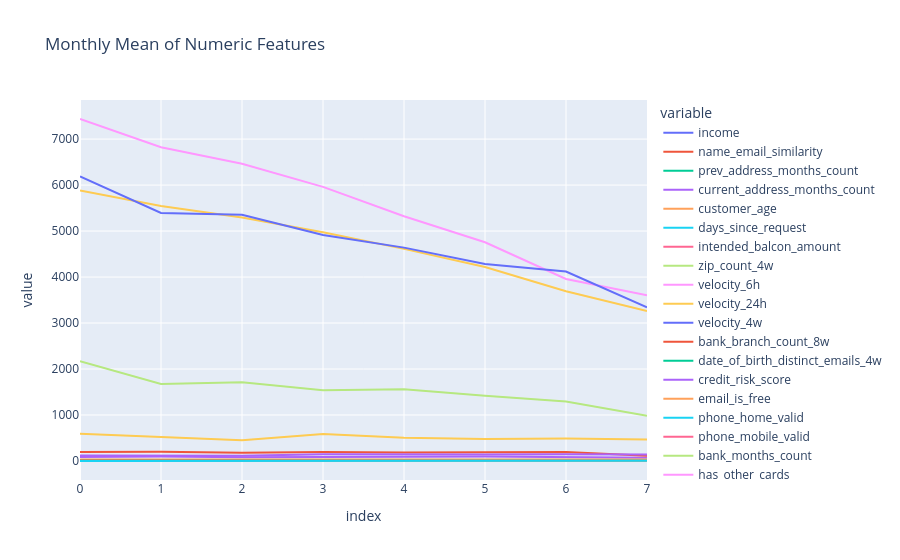

Notebook cell for this chart:
### Code cell
monthly_stats = df.groupby("month")[numeric_columns].mean()
px.line(monthly_stats, title="Monthly Mean of Numeric Features").show()

### Figure 1 — Plotly figure (JSON) as saved in the notebook; plotly's stock layout.template omitted (floating-point values rounded to 4 significant figures)
{"data": [{"hovertemplate": "variable=income<br>index=%{x}<br>value=%{y}<extra></extra>", "legendgroup": "income", "line": {"color": "#636efa", "dash": "solid"}, "marker": {"symbol": "circle"}, "mode": "lines", "name": "income", "orientation": "v", "showlegend": true, "type": "scatter", "x": [0, 1, 2, 3, 4, 5, 6, 7], "xaxis": "x", "y": [0.546, 0.5207, 0.4966, 0.5632, 0.5807, 0.58, 0.6264, 0.6175], "yaxis": "y"}, {"hovertemplate": "variable=name_email_similarity<br>index=%{x}<br>value=%{y}<extra></extra>", "legendgroup": "name_email_similarity", "line": {"color": "#EF553B", "dash": "solid"}, "marker": {"symbol": "circle"}, "mode": "lines", "name": "name_email_similarity", "orientation": "v", "showlegend": true, "type": "scatter", "x": [0, 1, 2, 3, 4, 5, 6, 7], "xaxis": "x", "y": [0.4803, 0.5263, 0.5361, 0.4859, 0.4904, 0.4738, 0.4628, 0.4848], "yaxis": "y"}, {"hovertemplate": "variable=prev_address_months_count<br>index=%{x}<br>value=%{y}<extra></extra>", "legendgroup": "prev_address_months_count", "line": {"color": "#00cc96", "dash": "solid"}, "marker": {"symbol": "circle"}, "mode": "lines", "name": "prev_address_months_count", "orientation": "v", "showlegend": true, "type": "scatter", "x": [0, 1, 2, 3, 4, 5, 6, 7], "xaxis": "x", "y": [18.0, 13.65, 18.44, 20.08, 16.52, 9.938, 15.1, 21.77], "yaxis": "y"}, {"hovertemplate": "variable=current_address_months_count<br>index=%{x}<br>value=%{y}<extra></extra>", "legendgroup": "current_address_months_count", "line": {"color": "#ab63fa", "dash": "solid"}, "marker": {"symbol": "circle"}, "mode": "lines", "name": "current_address_months_count", "orientation": "v", "showlegend": true, "type": "scatter", "x": [0, 1, 2, 3, 4, 5, 6, 7], "xaxis": "x", "y": [85.36, 100.4, 80.54, 79.24, 90.41, 95.4, 89.78, 70.57], "yaxis": "y"}, {"hovertemplate": "variable=customer_age<br>index=%{x}<br>value=%{y}<extra></extra>", "legendgroup": "customer_age", "line": {"color": "#FFA15A", "dash": "solid"}, "marker": {"symbol": "circle"}, "mode": "lines", "name": "customer_age", "orientation": "v", "showlegend": true, "type": "scatter", "x": [0, 1, 2, 3, 4, 5, 6, 7], "xaxis": "x", "y": [33.57, 33.09, 33.66, 34.43, 33.54, 33.56, 34.42, 33.07], "yaxis": "y"}, {"hovertemplate": "variable=days_since_request<br>index=%{x}<br>value=%{y}<extra></extra>", "legendgroup": "days_since_request", "line": {"color": "#19d3f3", "dash": "solid"}, "marker": {"symbol": "circle"}, "mode": "lines", "name": "days_since_request", "orientation": "v", "showlegend": true, "type": "scatter", "x": [0, 1, 2, 3, 4, 5, 6, 7], "xaxis": "x", "y": [0.7217, 1.346, 1.512, 0.9964, 1.142, 0.6399, 0.8601, 0.8843], "yaxis": "y"}, {"hovertemplate": "variable=intended_balcon_amount<br>index=%{x}<br>value=%{y}<extra></extra>", "legendgroup": "intended_balcon_amount", "line": {"color": "#FF6692", "dash": "solid"}, "marker": {"symbol": "circle"}, "mode": "lines", "name": "intended_balcon_amount", "orientation": "v", "showlegend": true, "type": "scatter", "x": [0, 1, 2, 3, 4, 5, 6, 7], "xaxis": "x", "y": [10.32, 8.377, 9.041, 10.34, 7.248, 7.723, 9.575, 5.617], "yaxis": "y"}, {"hovertemplate": "variable=zip_count_4w<br>index=%{x}<br>value=%{y}<extra></extra>", "legendgroup": "zip_count_4w", "line": {"color": "#B6E880", "dash": "solid"}, "marker": {"symbol": "circle"}, "mode": "lines", "name": "zip_count_4w", "orientation": "v", "showlegend": true, "type": "scatter", "x": [0, 1, 2, 3, 4, 5, 6, 7], "xaxis": "x", "y": [2169.0, 1676.0, 1714.0, 1541.0, 1561.0, 1418.0, 1296.0, 985.6], "yaxis": "y"}, {"hovertemplate": "variable=velocity_6h<br>index=%{x}<br>value=%{y}<extra></extra>", "legendgroup": "velocity_6h", "line": {"color": "#FF97FF", "dash": "solid"}, "marker": {"symbol": "circle"}, "mode": "lines", "name": "velocity_6h", "orientation": "v", "showlegend": true, "type": "scatter", "x": [0, 1, 2, 3, 4, 5, 6, 7], "xaxis": "x", "y": [7437.0, 6821.0, 6465.0, 5960.0, 5323.0, 4756.0, 3959.0, 3605.0], "yaxis": "y"}, {"hovertemplate": "variable=velocity_24h<br>index=%{x}<br>value=%{y}<extra></extra>", "legendgroup": "velocity_24h", "line": {"color": "#FECB52", "dash": "solid"}, "marker": {"symbol": "circle"}, "mode": "lines", "name": "velocity_24h", "orientation": "v", "showlegend": true, "type": "scatter", "x": [0, 1, 2, 3, 4, 5, 6, 7], "xaxis": "x", "y": [5882.0, 5545.0, 5294.0, 4973.0, 4613.0, 4219.0, 3692.0, 3261.0], "yaxis": "y"}, {"hovertemplate": "variable=velocity_4w<br>index=%{x}<br>value=%{y}<extra></extra>", "legendgroup": "velocity_4w", "line": {"color": "#636efa", "dash": "solid"}, "marker": {"symbol": "circle"}, "mode": "lines", "name": "velocity_4w", "orientation": "v", "showlegend": true, "type": "scatter", "x": [0, 1, 2, 3, 4, 5, 6, 7], "xaxis": "x", "y": [6189.0, 5392.0, 5356.0, 4914.0, 4640.0, 4285.0, 4119.0, 3344.0], "yaxis": "y"}, {"hovertemplate": "variable=bank_branch_count_8w<br>index=%{x}<br>value=%{y}<extra></extra>", "legendgroup": "bank_branch_count_8w", "line": {"color": "#EF553B", "dash": "solid"}, "marker": {"symbol": "circle"}, "mode": "lines", "name": "bank_branch_count_8w", "orientation": "v", "showlegend": true, "type": "scatter", "x": [0, 1, 2, 3, 4, 5, 6, 7], "xaxis": "x", "y": [197.4, 201.5, 177.4, 194.9, 183.5, 193.5, 194.0, 116.5], "yaxis": "y"}, {"hovertemplate": "variable=date_of_birth_distinct_emails_4w<br>index=%{x}<br>value=%{y}<extra></extra>", "legendgroup": "date_of_birth_distinct_emails_4w", "line": {"color": "#00cc96", "dash": "solid"}, "marker": {"symbol": "circle"}, "mode": "lines", "name": "date_of_birth_distinct_emails_4w", "orientation": "v", "showlegend": true, "type": "scatter", "x": [0, 1, 2, 3, 4, 5, 6, 7], "xaxis": "x", "y": [11.57, 10.39, 10.18, 9.625, 9.459, 8.659, 7.78, 7.393], "yaxis": "y"}, {"hovertemplate": "variable=credit_risk_score<br>index=%{x}<br>value=%{y}<extra></extra>", "legendgroup": "credit_risk_score", "line": {"color": "#ab63fa", "dash": "solid"}, "marker": {"symbol": "circle"}, "mode": "lines", "name": "credit_risk_score", "orientation": "v", "showlegend": true, "type": "scatter", "x": [0, 1, 2, 3, 4, 5, 6, 7], "xaxis": "x", "y": [117.3, 109.0, 111.5, 145.9, 137.0, 142.3, 148.2, 142.1], "yaxis": "y"}, {"hovertemplate": "variable=email_is_free<br>index=%{x}<br>value=%{y}<extra></extra>", "legendgroup": "email_is_free", "line": {"color": "#FFA15A", "dash": "solid"}, "marker": {"symbol": "circle"}, "mode": "lines", "name": "email_is_free", "orientation": "v", "showlegend": true, "type": "scatter", "x": [0, 1, 2, 3, 4, 5, 6, 7], "xaxis": "x", "y": [0.5715, 0.5879, 0.5288, 0.5523, 0.4901, 0.5174, 0.4705, 0.4972], "yaxis": "y"}, {"hovertemplate": "variable=phone_home_valid<br>index=%{x}<br>value=%{y}<extra></extra>", "legendgroup": "phone_home_valid", "line": {"color": "#19d3f3", "dash": "solid"}, "marker": {"symbol": "circle"}, "mode": "lines", "name": "phone_home_valid", "orientation": "v", "showlegend": true, "type": "scatter", "x": [0, 1, 2, 3, 4, 5, 6, 7], "xaxis": "x", "y": [0.4126, 0.4231, 0.3604, 0.3465, 0.4001, 0.5066, 0.4475, 0.4836], "yaxis": "y"}, {"hovertemplate": "variable=phone_mobile_valid<br>index=%{x}<br>value=%{y}<extra></extra>", "legendgroup": "phone_mobile_valid", "line": {"color": "#FF6692", "dash": "solid"}, "marker": {"symbol": "circle"}, "mode": "lines", "name": "phone_mobile_valid", "orientation": "v", "showlegend": true, "type": "scatter", "x": [0, 1, 2, 3, 4, 5, 6, 7], "xaxis": "x", "y": [0.8969, 0.86, 0.8721, 0.8899, 0.8805, 0.9128, 0.9138, 0.9], "yaxis": "y"}, {"hovertemplate": "variable=bank_months_count<br>index=%{x}<br>value=%{y}<extra></extra>", "legendgroup": "bank_months_count", "line": {"color": "#B6E880", "dash": "solid"}, "marker": {"symbol": "circle"}, "mode": "lines", "name": "bank_months_count", "orientation": "v", "showlegend": true, "type": "scatter", "x": [0, 1, 2, 3, 4, 5, 6, 7], "xaxis": "x", "y": [12.22, 10.66, 10.41, 10.5, 10.7, 11.09, 10.97, 10.04], "yaxis": "y"}, {"hovertemplate": "variable=has_other_cards<br>index=%{x}<br>value=%{y}<extra></extra>", "legendgroup": "has_other_cards", "line": {"color": "#FF97FF", "dash": "solid"}, "marker": {"symbol": "circle"}, "mode": "lines", "name": "has_other_cards", "orientation": "v", "showlegend": true, "type": "scatter", "x": [0, 1, 2, 3, 4, 5, 6, 7], "xaxis": "x", "y": [0.1708, 0.2088, 0.1752, 0.2723, 0.2443, 0.2741, 0.2402, 0.1935], "yaxis": "y"}, {"hovertemplate": "variable=proposed_credit_limit<br>index=%{x}<br>value=%{y}<extra></extra>", "legendgroup": "proposed_credit_limit", "line": {"color": "#FECB52", "dash": "solid"}, "marker": {"symbol": "circle"}, "mode": "lines", "name": "proposed_credit_limit", "orientation": "v", "showlegend": true, "type": "scatter", "x": [0, 1, 2, 3, 4, 5, 6, 7], "xaxis": "x", "y": [591.5, 523.0, 451.5, 589.5, 507.6, 478.8, 489.1, 465.7], "yaxis": "y"}, {"hovertemplate": "variable=foreign_request<br>index=%{x}<br>value=%{y}<extra></extra>", "legendgroup": "foreign_request", "line": {"color": "#636efa", "dash": "solid"}, "marker": {"symbol": "circle"}, "mode": "lines", "name": "foreign_request", "orientation": "v", "showlegend": true, "type": "scatter", "x": [0, 1, 2, 3, 4, 5, 6, 7], "xaxis": "x", "y": [0.03971, 0.02076, 0.02228, 0.02269, 0.02656, 0.0242, 0.02298, 0.02161], "yaxis": "y"}, {"hovertemplate": "variable=session_length_in_minutes<br>index=%{x}<br>value=%{y}<extra></extra>", "legendgroup": "session_length_in_minutes", "line": {"color": "#EF553B", "dash": "solid"}, "marker": {"symbol": "circle"}, "mode": "lines", "name": "session_length_in_minutes", "orientation": "v", "showlegend": true, "type": "scatter", "x": [0, 1, 2, 3, 4, 5, 6, 7], "xaxis": "x", "y": [8.216, 8.092, 8.844, 7.473, 7.038, 6.593, 7.039, 6.585], "yaxis": "y"}, {"hovertemplate": "variable=keep_alive_session<br>index=%{x}<br>value=%{y}<extra></extra>", "legendgroup": "keep_alive_session", "line": {"color": "#00cc96", "dash": "solid"}, "marker": {"symbol": "circle"}, "mode": "lines", "name": "keep_alive_session", "orientation": "v", "showlegend": true, "type": "scatter", "x": [0, 1, 2, 3, 4, 5, 6, 7], "xaxis": "x", "y": [0.6776, 0.5906, 0.5599, 0.5205, 0.4805, 0.5925, 0.5709, 0.6482], "yaxis": "y"}, {"hovertemplate": "variable=device_distinct_emails_8w<br>index=%{x}<br>value=%{y}<extra></extra>", "legendgroup": "device_distinct_emails_8w", "line": {"color": "#ab63fa", "dash": "solid"}, "marker": {"symbol": "circle"}, "mode": "lines", "name": "device_distinct_emails_8w", "orientation": "v", "showlegend": true, "type": "scatter", "x": [0, 1, 2, 3, 4, 5, 6, 7], "xaxis": "x", "y": [1.026, 1.034, 1.034, 1.01, 1.011, 1.011, 1.009, 1.008], "yaxis": "y"}, {"hovertemplate": "variable=device_fraud_count<br>index=%{x}<br>value=%{y}<extra></extra>", "legendgroup": "device_fraud_count", "line": {"color": "#FFA15A", "dash": "solid"}, "marker": {"symbol": "circle"}, "mode": "lines", "name": "device_fraud_count", "orientation": "v", "showlegend": true, "type": "scatter", "x": [0, 1, 2, 3, 4, 5, 6, 7], "xaxis": "x", "y": [0.0, 0.0, 0.0, 0.0, 0.0, 0.0, 0.0, 0.0], "yaxis": "y"}, {"hovertemplate": "variable=month<br>index=%{x}<br>value=%{y}<extra></extra>", "legendgroup": "month", "line": {"color": "#19d3f3", "dash": "solid"}, "marker": {"symbol": "circle"}, "mode": "lines", "name": "month", "orientation": "v", "showlegend": true, "type": "scatter", "x": [0, 1, 2, 3, 4, 5, 6, 7], "xaxis": "x", "y": [0.0, 1.0, 2.0, 3.0, 4.0, 5.0, 6.0, 7.0], "yaxis": "y"}], "layout": {"legend": {"title": {"text": "variable"}, "tracegroupgap": 0}, "title": {"text": "Monthly Mean of Numeric Features"}, "xaxis": {"anchor": "y", "domain": [0, 1], "title": {"text": "index"}}, "yaxis": {"anchor": "x", "domain": [0, 1], "title": {"text": "value"}}}}
